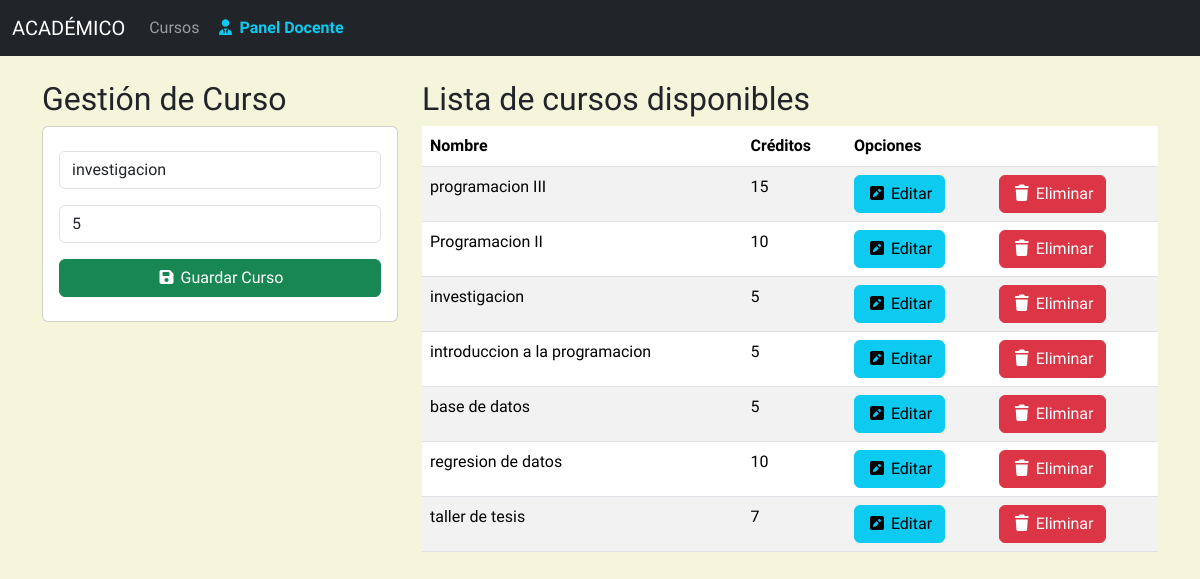
Page /registroedicion/18 on the committed database.
### aplicaciones/academico/models.py (models this page shows, shortened)
class cursos(models.Model):
    nombre = models.CharField(max_length=30)
    creditos = models.PositiveIntegerField()
    docente = models.ForeignKey("docente", null= True, blank=True, on_delete=models.SET_NULL)

### aplicaciones/academico/views.py (the view)
# urls.py: path('registroedicion/<int:id>', registroedicion, name='registroedicion'),
def registroedicion(request, id):
    curso = get_object_or_404(cursos, id=id)
    lista_cursos = cursos.objects.all()
    return render(request, "academico/gestioncursos.html", {
        "cursos": lista_cursos,
        "curso": curso
    })

### aplicaciones/academico/templates/academico/gestioncursos.html (shortened to what this page needs)
<!DOCTYPE html>
<html lang="en">
<head>
    <link rel="stylesheet" href="https://cdn.jsdelivr.net/npm/bootstrap@5.3.3/dist/css/bootstrap.min.css">
    {% load static %}
    <link rel="stylesheet" href="{% static 'css/gestioncursos.css'%}">
    <link rel="stylesheet" href="https://cdnjs.cloudflare.com/ajax/libs/font-awesome/7.0.1/css/all.min.css">
</head>
<body>
    <nav class="navbar navbar-expand-lg bg-dark navbar-dark">
        <div class="container-fluid">
            <a class="navbar-brand" href="/">ACADÉMICO</a>
            <div class="collapse navbar-collapse" id="navbarNav">
    <ul class="navbar-nav">
        <li class="nav-item">
            <a class="nav-link" href="{% url 'gestion_cursos' %}">Cursos</a>
        </li>
        <li class="nav-item">
            <a class="nav-link" href="{% url 'listdocentes' %}" style="color: #0dcaf0; font-weight: bold;">
                <i class="fa-solid fa-user-tie"></i> Panel Docente
            </a>
        </li>
        </ul>
</div>
        </div>
    </nav>
    {% block content %}
    <div class="container py-4">
        <div class="row">
            <div class="col-sm-12 col-md-4 col-lg-4 col-xl-4">
                <h2>Gestión de Curso</h2>
                <div class="card">
                    <div class="card-body">
                      <form action="{% url 'registrocurso' %}" method="POST">
                       <div class="form-group py-2">
                            <input type="text" name="txtnombre" value="{{curso.nombre|default:''}}" class="form-control" placeholder="Nombre" required>
                       </div>
                       <div class="form-group py-2">
                           <input type="number" name="numcreditos" value="{{curso.creditos|default:''}}" class="form-control" min="1" placeholder="Créditos" required>
                        </div>
                       <div class="form-group py-2">
                            <button type="submit" class="btn btn-success w-100 text-white"> <i class="fa-solid fa-floppy-disk"></i> Guardar Curso</button>
                        </div>
                      </form>
                    </div>
                </div>
            </div>
            <div class="col-sm-12 col-md-8 col-lg-8 col-xl-8">
                <h2>Lista de cursos disponibles</h2>
                <div class="table-responsive">
                    <table class="table table-striped">
                        <thead>
                            <tr>
                                <th>Nombre</th>
                                <th>Créditos</th>
                                <th colspan="2">Opciones</th>
                            </tr>
                        </thead>
                        <tbody>
                            {% for c in cursos %}
                            <tr>
                                <td>{{c.nombre}}</td>
                                <td>{{c.creditos}}</td>
                                <td><a href="{% url 'registroedicion' c.id%}" class="btn btn-info btn-stringformat"><i class="fa-solid fa-square-pen"></i> Editar</a></td>
                                <td><a href="{% url 'eliminacioncurso' c.id %}" class="btn btn-danger btn-eliminar"><i class="fa-solid fa-trash"></i> Eliminar</a></td>
                            </tr>
                            {% endfor %}
                        </tbody>
                    </table>
                </div>
            </div>
        </div>
    </div>
    {% endblock %}
</body>
</html>

### aplicaciones/academico/static/css/gestioncursos.css (style rules this page uses)
body { font-family: "Playwrite NZ Basic", system-ui !important; }
body { background-color: beige !important; }

### rows in the picture
cursos: txtnombre "investigacion", numcreditos "5", nombre "investigacion", creditos "5"
cursos: nombre "programacion III", creditos "15"
cursos: nombre "Programacion II", creditos "10"
cursos: nombre "introduccion a la programacion", creditos "5"
cursos: nombre "base de datos", creditos "5"
cursos: nombre "regresion de datos", creditos "10"
cursos: nombre "taller de tesis", creditos "7"
